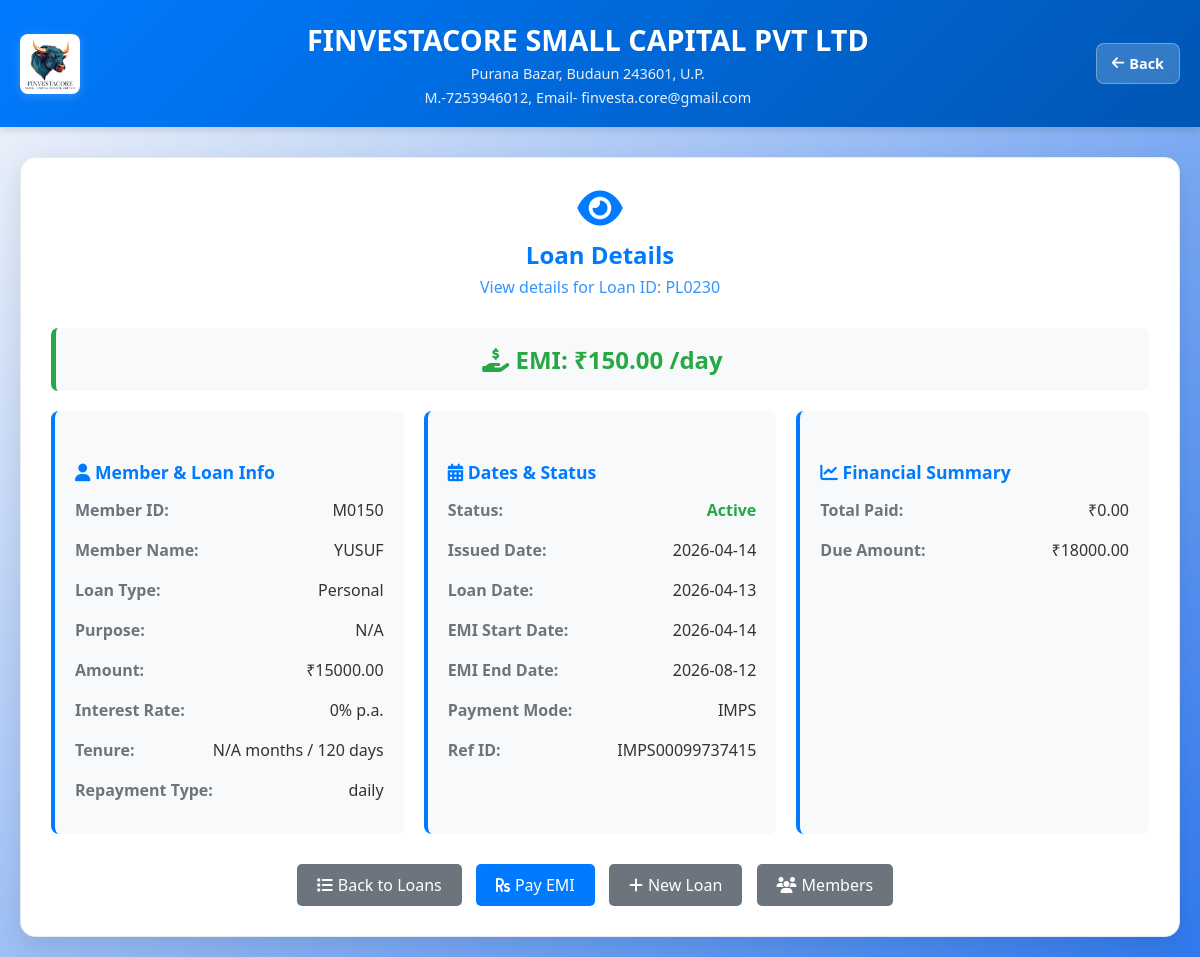
Page /loan/view/PL0230 on the committed database.
### tables this page shows
CREATE TABLE loans (
                loan_id TEXT PRIMARY KEY,
                member_id TEXT,
                loan_type TEXT,
                amount REAL,
                purpose TEXT,
                tenure_months INTEGER,
                tenure_days INTEGER,
                interest_rate REAL,
                emi REAL,
                repayment_type TEXT,
                guarantor_id TEXT,
                status TEXT DEFAULT 'Pending',
                date_issued TEXT,
                loan_date TEXT,
                payment_mode TEXT,
                ref_id TEXT,
                emi_start_date TEXT,
                emi_end_date TEXT
            , total_paid REAL DEFAULT 0, due_amount REAL, loan_closed_date TEXT, emi_type TEXT);

CREATE TABLE members (
                id TEXT PRIMARY KEY,
                date_joined TEXT,
                full_name TEXT NOT NULL,
                father_name TEXT,
                gender TEXT,
                dob TEXT,
                marital_status TEXT,
                spouse_name TEXT,
                phone_number TEXT UNIQUE NOT NULL,
                address TEXT,
                pincode TEXT,
                district TEXT,
                state TEXT,
                aadhaar TEXT UNIQUE,
                pan TEXT UNIQUE,
                ifsc TEXT,
                account_number TEXT,
                bank_branch TEXT,
                bank_address TEXT,
                guarantor_name TEXT,
                guarantor_mobile TEXT,
                guarantor_address TEXT
            , education TEXT, occupation TEXT, nominee_dob TEXT, nominee_age TEXT, nominee_name TEXT NOT NULL DEFAULT "", nominee_relation TEXT NOT NULL DEFAULT "", guarantor_relation TEXT NOT NULL DEFAULT "");

### app.py (the view)
@app.route('/loan/view/<loan_id>')
def view_loan(loan_id):
    loan = get_loan_by_id(loan_id)
    if not loan:
        flash('Loan not found.', 'error')
        return redirect(url_for('loan_list'))
    with get_db_connection() as conn:
        cursor = conn.cursor()
        cursor.execute('SELECT full_name FROM members WHERE id = ?', (loan['member_id'],))
        member = cursor.fetchone()
        loan['member_name'] = member[0] if member else 'N/A'
    return render_template('view_loan.html', loan=loan) # You'll need view_loan.html later

### app.py (called while the page is built)
def get_db_connection():
    conn = sqlite3.connect(DB_PATH)
    conn.row_factory = sqlite3.Row # Allows dict-like access
    conn.execute("PRAGMA busy_timeout = 5000")  # 5s retry on lock
    return conn

def get_loan_by_id(loan_id):
    with get_db_connection() as conn:
        cursor = conn.cursor()
        cursor.execute('SELECT * FROM loans WHERE loan_id = ?', (loan_id,))
        row = cursor.fetchone()
        if row:
            return dict(row)
    return None

### templates/view_loan.html (shortened to what this page needs)
<!DOCTYPE html>
<html lang="en">
<head>
    <link rel="stylesheet" href="https://cdnjs.cloudflare.com/ajax/libs/font-awesome/6.4.0/css/all.min.css">
</head>
<body>
    <header>
        <div class="header-left">
            <img src="{{ url_for('static', filename='fin.jpg') }}" alt="FINVESTACORE Logo" class="logo">
        </div>
        <div class="header-center">
            <h1>FINVESTACORE SMALL CAPITAL PVT LTD</h1>
            <p>Purana Bazar, Budaun 243601, U.P.</p>
            <p>M.-7253946012, Email- finvesta.core@gmail.com</p>
        </div>
        <a href="/" class="back-button" title="Back to Home">
            <i class="fas fa-arrow-left"></i> Back
        </a>
    </header>
    <div class="container-fluid">
        <div class="row">
            <div class="col-md-12">
                <div class="main-container">
                    <div class="form-header">
                        <i class="fas fa-eye"></i>
                        <h2>Loan Details</h2>
                        <p class="text-muted">View details for Loan ID: {{ loan.loan_id }}</p>
                    </div>
                    {% if loan %}
                    <div class="emi-display">
                        <i class="fas fa-hand-holding-usd"></i> EMI: ₹{{ "%.2f"|format(loan.emi) }} {% if loan.repayment_type == 'monthly' %}/month{% else %}/day{% endif %}
                    </div>
                    <div class="loan-details">
                        <div class="detail-card">
                            <h5><i class="fas fa-user"></i> Member & Loan Info</h5>
                            <div class="detail-row">
                                <span class="detail-label">Member ID:</span>
                                <span class="detail-value">{{ loan.member_id }}</span>
                            </div>
                            <div class="detail-row">
                                <span class="detail-label">Member Name:</span>
                                <span class="detail-value">{{ loan.member_name or 'N/A' }}</span>
                            </div>
                            <div class="detail-row">
                                <span class="detail-label">Loan Type:</span>
                                <span class="detail-value">{{ loan.loan_type }}</span>
                            </div>
                            <div class="detail-row">
                                <span class="detail-label">Purpose:</span>
                                <span class="detail-value">{{ loan.purpose or 'N/A' }}</span>
                            </div>
                            <div class="detail-row">
                                <span class="detail-label">Amount:</span>
                                <span class="detail-value">₹{{ "%.2f"|format(loan.amount) }}</span>
                            </div>
                            <div class="detail-row">
                                <span class="detail-label">Interest Rate:</span>
                                <span class="detail-value">{{ loan.interest_rate or '0' }}% p.a.</span>
                            </div>
                            <div class="detail-row">
                                <span class="detail-label">Tenure:</span>
                                <span class="detail-value">{{ loan.tenure_months or 'N/A' }} months / {{ loan.tenure_days or 'N/A' }} days</span>
                            </div>
                            <div class="detail-row">
                                <span class="detail-label">Repayment Type:</span>
                                <span class="detail-value">{{ loan.repayment_type or 'N/A' }}</span>
                            </div>
                        </div>
                        <div class="detail-card">
                            <h5><i class="fas fa-calendar-alt"></i> Dates & Status</h5>
                            <div class="detail-row">
                                <span class="detail-label">Status:</span>
                                <span class="detail-value status-{{ loan.status.lower() }}">{{ loan.status }}</span>
                            </div>
                            <div class="detail-row">
                                <span class="detail-label">Issued Date:</span>
                                <span class="detail-value">{{ loan.date_issued or 'N/A' }}</span>
                            </div>
                            <div class="detail-row">
                                <span class="detail-label">Loan Date:</span>
                                <span class="detail-value">{{ loan.loan_date or 'N/A' }}</span>
                            </div>
                            <div class="detail-row">
                                <span class="detail-label">EMI Start Date:</span>
                                <span class="detail-value">{{ loan.emi_start_date or 'N/A' }}</span>
                            </div>
                            <div class="detail-row">
                                <span class="detail-label">EMI End Date:</span>
                                <span class="detail-value">{{ loan.emi_end_date or 'N/A' }}</span>
                            </div>
                            <div class="detail-row">
                                <span class="detail-label">Payment Mode:</span>
                                <span class="detail-value">{{ loan.payment_mode or 'N/A' }}</span>
                            </div>
                            {% if loan.ref_id %}
                            <div class="detail-row">
                                <span class="detail-label">Ref ID:</span>
                                <span class="detail-value">{{ loan.ref_id }}</span>
                            </div>
                            {% endif %}
                        </div>
                        <div class="detail-card">
                            <h5><i class="fas fa-chart-line"></i> Financial Summary</h5>
                            <div class="detail-row">
                                <span class="detail-label">Total Paid:</span>
                                <span class="detail-value">₹{{ "%.2f"|format(loan.total_paid or 0) }}</span>
                            </div>
                            <div class="detail-row">
                                <span class="detail-label">Due Amount:</span>
                                <span class="detail-value">₹{{ "%.2f"|format(loan.due_amount or 0) }}</span>
                            </div>
                        </div>
                    </div>
                    {% else %}
                    <div class="no-loans" style="text-align: center; padding: 40px;">
                        <i class="fas fa-exclamation-triangle" style="font-size: 3em; color: #dc3545; margin-bottom: 10px; display: block;"></i>
                        <p>Loan not found!</p>
                    </div>
                    {% endif %}
                    <div class="btn-group">
                        <a href="/loan_list" class="btn btn-secondary"><i class="fas fa-list"></i> Back to Loans</a>
                        {% if loan and loan.status == 'Active' %}
                        <a href="/pay_emi?loan_id={{ loan.loan_id }}" class="btn btn-primary"><i class="fas fa-rupee-sign"></i> Pay EMI</a>
                        {% endif %}
                        <a href="/add_loan" class="btn btn-secondary"><i class="fas fa-plus"></i> New Loan</a>
                        <a href="/member_details" class="btn btn-secondary"><i class="fas fa-users"></i> Members</a>
                    </div>
                </div>
            </div>
        </div>
    </div>
</body>
</html>

### templates/view_loan.html (style rules this page uses)
body { font-family: 'Segoe UI', Tahoma, Geneva, Verdana, sans-serif; margin: 0; padding: 0; background: linear-gradient(135deg, #f5f7fa 0%, #3079ee 100%); color: #333; }
header { background: linear-gradient(135deg, #007bff 0%, #0056b3 100%); color: white; padding: 20px; box-shadow: 0 4px 6px rgba(0,0,0,0.1); display: flex; align-items: center; justify-content: space-between; }
.header-left { display: flex; align-items: center; gap: 15px; }
.logo { width: 60px; height: 60px; border-radius: 8px; box-shadow: 0 2px 10px rgba(255,255,255,0.2); }
.header-center { flex: 1; text-align: center; }
.header-center h1 { margin: 0; font-size: 1.8em; }
.header-center p { margin: 5px 0 0 0; font-size: 0.9em; opacity: 0.9; }
.back-button { background: rgba(255, 255, 255, 0.2); color: white; border: 1px solid rgba(255, 255, 255, 0.3); padding: 10px 15px; border-radius: 8px; cursor: pointer; font-size: 0.9em; font-weight: bold; text-decoration: none; display: inline-flex; align-items: center; gap: 5px; transition: all 0.3s ease; }
.container-fluid { padding: 0 20px; }
.row { margin: 0; }
.main-container { max-width: none; margin: 30px auto 20px; padding: 30px; background: white; border-radius: 15px; box-shadow: 0 8px 25px rgba(0,0,0,0.1); border: 1px solid #e9ecef; }
.form-header { text-align: center; color: #007bff; margin-bottom: 30px; }
.form-header i { font-size: 2.5em; margin-bottom: 10px; display: block; }
.form-header h2 { margin: 0 0 5px 0; }
.form-header p { margin: 0; opacity: 0.8; }
.loan-details { display: grid; grid-template-columns: repeat(auto-fit, minmax(300px, 1fr)); gap: 20px; margin-bottom: 30px; }
.detail-card { background: #f8f9fa; padding: 20px; border-radius: 8px; border-left: 4px solid #007bff; }
.detail-card h5 { color: #007bff; margin-bottom: 10px; font-size: 1.1em; }
.detail-row { display: flex; justify-content: space-between; margin-bottom: 8px; padding: 5px 0; }
.detail-label { font-weight: bold; color: #6c757d; }
.detail-value { color: #333; }
.status-active { color: #28a745; font-weight: bold; }
.emi-display { font-size: 1.5rem; font-weight: bold; color: #28a745; text-align: center; margin: 20px 0; background: #f8f9fa; padding: 15px; border-radius: 7px; border-left: 5px solid #28a745; }
.btn { padding: 10px 20px; border-radius: 5px; text-decoration: none; font-size: 1em; transition: all 0.3s; margin-right: 10px; display: inline-flex; align-items: center; gap: 5px; }
.btn-primary { background: #007bff; color: white; border: none; }
.btn-secondary { background: #6c757d; color: white; border: none; }
.btn-group { text-align: center; margin-top: 30px; }

### rows in the picture
loans: loan_id "PL0230", emi "150.00", member_id "M0150", loan_type "Personal", amount "15000.00", repayment_type "daily", status "Active", date_issued "2026-04-14", loan_date "2026-04-13", emi_start_date "2026-04-14", emi_end_date "2026-08-12", payment_mode "IMPS", ref_id "IMPS00099737415", total_paid "0.00", due_amount "18000.00"
members: full_name "YUSUF"

### other values in the picture
{{ loan.purpose or 'N/A' }} "N/A"
{{ loan.interest_rate or '0' }} "0"
{{ loan.tenure_months or 'N/A' }} "N/A"
{{ loan.tenure_days or 'N/A' }} "120"
